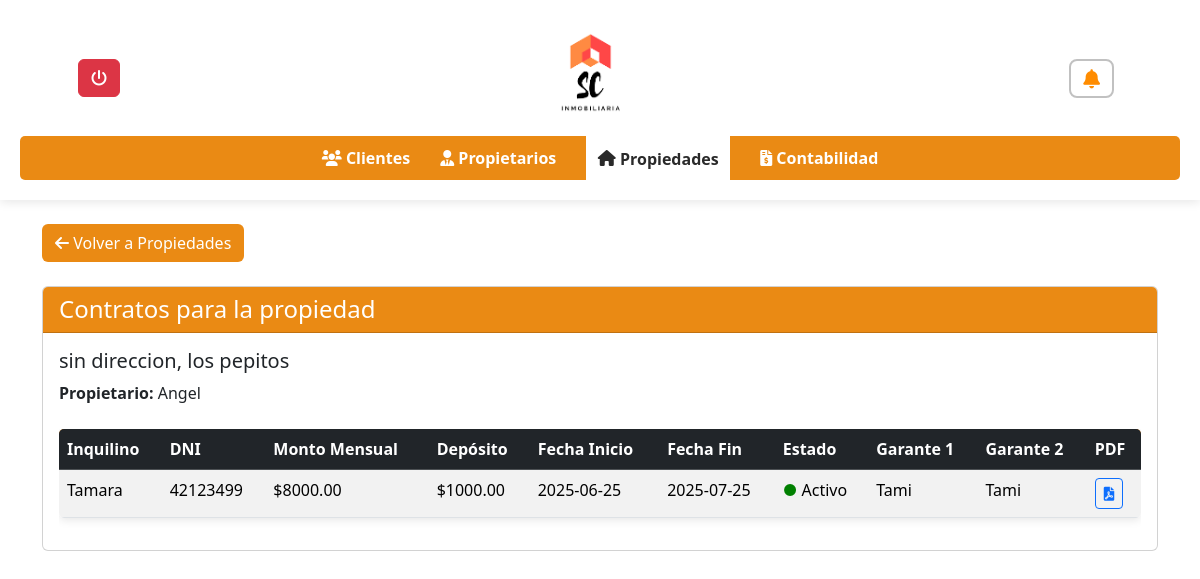
Screenshot of /inmobiliaria/ver_contrato.php?id=8 with the database file from the repository.
### tables this page shows
CREATE TABLE `propiedades` (
  `PropiedadID` int(11) NOT NULL,
  `Fecha` date NOT NULL,
  `Barrio` varchar(100) NOT NULL,
  `Ciudad` varchar(100) NOT NULL,
  `Direccion` varchar(100) NOT NULL,
  `Nro` varchar(20) DEFAULT NULL,
  `Dominio` varchar(50) DEFAULT NULL,
  `NroPartida` varchar(50) DEFAULT NULL,
  `Estado` enum('Alquilada','En Venta') NOT NULL,
  `ClienteID` int(11) DEFAULT NULL
);

CREATE TABLE `clientes` (
  `ClienteID` int(11) NOT NULL,
  `Fecha` date NOT NULL,
  `Nombre` varchar(50) NOT NULL,
  `Apellido` varchar(50) NOT NULL,
  `Direccion` varchar(100) NOT NULL,
  `DNI` varchar(20) NOT NULL,
  `DireccionPersonal` varchar(100) DEFAULT NULL,
  `Telefono` varchar(20) DEFAULT NULL,
  `Mail` varchar(100) DEFAULT NULL,
  `estado` enum('activo','inactivo') DEFAULT 'activo'
);

CREATE TABLE `contratos` (
  `ContratoID` int(11) NOT NULL,
  `ClienteID` int(11) NOT NULL,
  `InquilinoID` int(11) NOT NULL,
  `PropiedadID` int(11) NOT NULL,
  `GaranteInquilinoID` int(11) DEFAULT NULL,
  `fecha_inicio` date NOT NULL,
  `fecha_fin` date NOT NULL,
  `canon_mensual` decimal(10,2) NOT NULL,
  `deposito` decimal(10,2) DEFAULT 0.00,
  `estado` enum('activo','vencido','rescindido') DEFAULT 'activo',
  `alerta_enviada` tinyint(1) DEFAULT 0,
  `creado_en` timestamp NOT NULL DEFAULT current_timestamp()
);

CREATE TABLE `inquilinos` (
  `InquilinoID` int(11) NOT NULL,
  `Fecha` date DEFAULT NULL,
  `Nombre` varchar(50) NOT NULL,
  `Apellido` varchar(50) NOT NULL,
  `DNI` varchar(20) NOT NULL,
  `Telefono` varchar(20) DEFAULT NULL,
  `Mail` varchar(100) DEFAULT NULL,
  `ClienteID` int(11) DEFAULT NULL,
  `PropiedadID` int(11) DEFAULT NULL
);

CREATE TABLE `garantesinquilinos` (
  `GaranteInquilinoID` int(11) NOT NULL,
  `Fecha` date NOT NULL,
  `Nombre` varchar(50) NOT NULL,
  `Apellido` varchar(50) NOT NULL,
  `Direccion` varchar(100) NOT NULL,
  `DNI` varchar(20) NOT NULL,
  `DireccionPersonal` varchar(100) DEFAULT NULL,
  `Telefono` varchar(20) DEFAULT NULL,
  `Mail` varchar(100) DEFAULT NULL,
  `InquilinoID` int(11) DEFAULT NULL
);

### inmobiliaria/ver_contrato.php (the view, shortened to what this page needs)
<!DOCTYPE html>
<html lang="es">
<head>
    <link rel="stylesheet" href="https://cdnjs.cloudflare.com/ajax/libs/font-awesome/6.0.0/css/all.min.css">
    <link rel="stylesheet" href="styles.css">
    <link rel="stylesheet" href="notificacion.css">
    <link href="https://cdn.jsdelivr.net/npm/bootstrap@5.3.3/dist/css/bootstrap.min.css" rel="stylesheet">
    <link rel="stylesheet" href="//cdn.datatables.net/2.2.2/css/dataTables.dataTables.min.css">
</head>
<body>
    <header>
        <div class="header-content">
            <div class="dropdown">
               <a href="../login/logout.php" class="btn btn-danger" title="Cerrar Sesión">
                <i class="fas fa-power-off"></i>
            </a>
            </div>
            <img src="../login/img_login/descarga.png" alt="Logo Inmobiliaria" class="logo">
            <div>
                <div class="notification-wrapper position-relative">
                <button class="notification-button-option1" aria-label="Notificaciones pendientes" id="btnNotificaciones">
                 <i class="fas fa-bell"></i>
                </button>
            </div>
        </div>
    </div>
        <nav>
            <ul>
                <li><a href="clientes.php" ><i class="fas fa-users"></i> Clientes</a></li>
                <li><a href="propietarios.php"><i class="fas fa-user-tie"></i> Propietarios</a></li>
                <li><a href="propiedades.php" class="active"><i class="fas fa-home"></i> Propiedades</a></li>
                <li><a href="contabilidad.php"><i class="fas fa-file-invoice-dollar"></i> Contabilidad</a></li>
            </ul>
        </nav>
    </header>
       <div class="container mt-4">
            <a href="propiedades.php" class="btn text-white" style="background-color: rgba(233, 128, 0, 0.92);">
                <i class="fas fa-arrow-left"></i> Volver a Propiedades
            </a>
        </div>
    <div class="container mt-4">
        <?php
        include 'conexion.php';
        $propiedadID = isset($_GET['id']) ? intval($_GET['id']) : null;
        $propiedadQuery = "
            SELECT p.Direccion, p.Ciudad, cl.Nombre AS ClienteNombre
            FROM propiedades p
            JOIN clientes cl ON p.ClienteID = cl.ClienteID
            WHERE p.PropiedadID = $propiedadID
        ";
        $propiedadResult = mysqli_query($conn, $propiedadQuery);
        if ($propiedadRow = mysqli_fetch_assoc($propiedadResult)) {
            $direccion = $propiedadRow['Direccion'];
            $ciudad = $propiedadRow['Ciudad'];
            $nombrePropietario = $propiedadRow['ClienteNombre'];
        } else {
            echo '<div class="alert alert-warning">Propiedad no encontrada.</div>';
            exit;
        }
        ?>
        <div class="card mb-4">
            <div class="card-header text-white" style="background-color:rgba(233, 128, 0, 0.92);">
                <h2 class="h4 mb-0">Contratos para la propiedad</h2>
            </div>
            <div class="card-body">
                <h3 class="h5"><?php echo "$direccion, $ciudad"; ?></h3>
                <p class="mb-4"><strong>Propietario:</strong> <?php echo $nombrePropietario; ?></p>
                <?php
               $hoy = date('Y-m-d');
$actualizar = "
    UPDATE contratos
    SET estado = 'vencido'
    WHERE fecha_fin < '$hoy' AND estado = 'activo'
";
mysqli_query($conn, $actualizar);
                $sql = "
                    SELECT c.*,
                           i.Nombre AS InquilinoNombre,
                           i.DNI AS InquilinoDNI,
                           g1.Nombre AS Garante1Nombre,
                           g2.Nombre AS Garante2Nombre
                    FROM contratos c
                    JOIN inquilinos i ON c.InquilinoID = i.InquilinoID
                    LEFT JOIN garantesinquilinos g1 ON c.GaranteinquilinoID = g1.GaranteInquilinoID
                    LEFT JOIN garantesinquilinos g2 ON c.GaranteInquilinoID = g2.GaranteInquilinoID
                    WHERE c.PropiedadID = $propiedadID
                ";
                $result = mysqli_query($conn, $sql);
                if (mysqli_num_rows($result) > 0) {
                ?>
                    <div class="table-responsive">
                        <table class="table table-striped table-hover">
                            <thead class="table-dark">
                                <tr>
                                    <th>Inquilino</th>
                                    <th>DNI</th>
                                    <th>Monto Mensual</th>
                                    <th>Depósito</th>
                                    <th>Fecha Inicio</th>
                                    <th>Fecha Fin</th>
                                    <th>Estado</th>
                                    <th>Garante 1</th>
                                    <th>Garante 2</th>
                                    <th>PDF</th>
                                </tr>
                            </thead>
                            <tbody>
                                <?php
                               while ($row = mysqli_fetch_assoc($result)) {
    $estado = '';
    $hoy = date('Y-m-d');
    $color = '';
    if ($row['fecha_fin'] < $hoy) {
        $estado = 'Vencido';
        $color = 'red';
    } elseif ($row['fecha_inicio'] <= $hoy && $row['fecha_fin'] >= $hoy) {
        $estado = 'Activo';
        $color = 'green';
    } else {
        $estado = 'Indefinido';
        $color = 'gray';
    }
                            echo "<tr>
                                <td>{$row['InquilinoNombre']}</td>
                                <td>{$row['InquilinoDNI']}</td>
                                <td>\${$row['canon_mensual']}</td>
                                <td>\${$row['deposito']}</td>
                                <td>{$row['fecha_inicio']}</td>
                                <td>{$row['fecha_fin']}</td>
                                <td><span style='color: $color;'>●</span> $estado</td>
                                <td>{$row['Garante1Nombre']}</td>
                                <td>{$row['Garante2Nombre']}</td>
                                <td>
                                     <form action='generar_pdf.php' method='get' target='_blank'>
                                     <input type='hidden' name='contrato_id' value='{$row['ContratoID']}'>
                                     <input type='hidden' name='id' value='$propiedadID'>
                                      <button type='submit' class='btn btn-outline-primary btn-sm' title='Generar PDF'>
                                        <i class='fas fa-file-pdf'></i>
                                      </button>
                                     </form>
                                 </td>
                            </tr>";
                                }
                                ?>
                            </tbody>
                        </table>
                    </div>
                <?php
                } else {
                    echo '<div class="alert alert-info">No hay contratos asociados a esta propiedad.</div>';
                }
                ?>
            </div>
        </div>
    </div>
</body>
</html>

### inmobiliaria/styles.css (style rules this page uses)
body { font-family: Arial, sans-serif; margin: 0; padding: 0; }
header { background-color: #ffffff; display: flex; flex-direction: column; align-items: center; padding: 20px; box-shadow: 0 2px 10px rgba(0, 0, 0, 0.1); }
.header-content { display: flex; align-items: center; justify-content: space-between; width: 90%; max-width: 1200px; }
.logo { height: 10%; width: 10%; margin-top: 0%; margin-bottom: 12px; align-items: center; }
nav { width: 100%; background-color: rgba(233, 128, 0, 0.92); padding: 10px 0; border-radius: 5px; }
nav ul { list-style: none; display: flex; justify-content: center; padding: 0; margin: 0; }
nav ul li { margin: 0 15px; }
nav ul li a { text-decoration: none; color: white; font-weight: bold; }
nav ul li a.active { background-color: #ffffff; color: rgb(42, 42, 42); padding:11.5px; }
button { cursor: pointer; }
table { width: 90%; max-width: 1200px; margin: auto; background: white; border-collapse: collapse; box-shadow: 0 2px 10px rgba(0, 0, 0, 0.1); border-radius: 5px; overflow: hidden; margin-bottom: 2%; }
thead { background-color: rgba(233, 128, 0, 0.92); color: white; }
th, td { padding: 15px; text-align: left; border-bottom: 1px solid #ddd; }
th { font-weight: bold; }
td button { background: none; border: none; font-size: 18px; cursor: pointer; }
h2 { color: #333; margin-bottom: 25px; }

### inmobiliaria/notificacion.css (style rules this page uses)
:root { --primary-orange: #FF8C00; --darker-orange: #E07B00; --light-gray-bg: #f8f8f8; --white-panel-bg: #ffffff; --shadow-light: rgba(0, 0, 0, 0.08); --notification-red: #dc3545; --text-dark: #333333; }
.notification-wrapper { position: relative; display: inline-flex; align-items: center; justify-content: center; }
.notification-button-option1 { background: none; border: none; cursor: pointer; padding: 8px; transition: transform 0.2s ease; outline: none; }
.notification-button-option1 i { color: var(--primary-orange); font-size: 1.2em; border: 2px solid rgba(51, 51, 51, 0.3); border-radius: 8px; padding: 8px 12px; transition: background-color 0.3s ease, color 0.3s ease, border-color 0.3s ease; }

### rows the page displays
propiedades: Direccion "sin direccion", Ciudad "los pepitos", ClienteID.Nombre "Angel"
contratos: InquilinoID.Nombre "Tamara", InquilinoID.DNI "42123499", canon_mensual "8000.00", deposito "1000.00", fecha_inicio "2025-06-25", fecha_fin "2025-07-25", estado "Activo", GaranteInquilinoID.Nombre "Tami"
